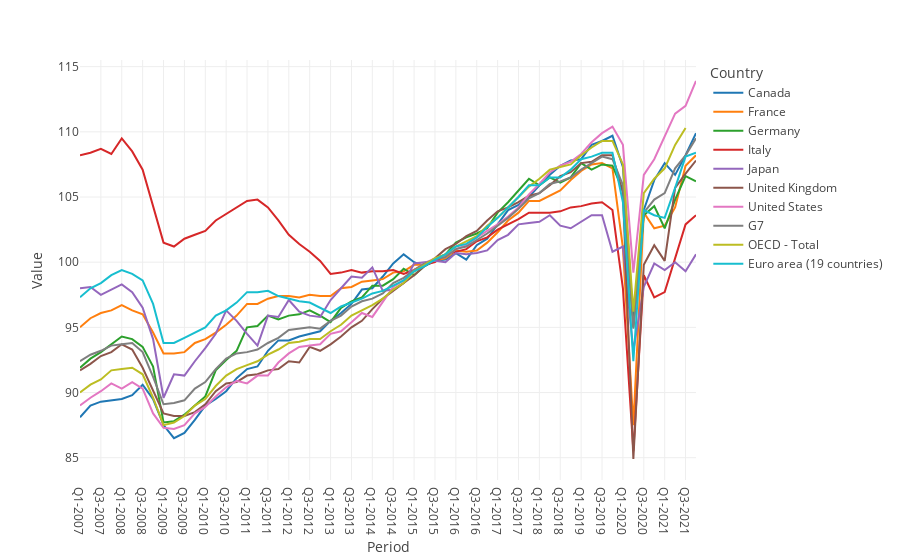

The code cell stored with this chart in its notebook:
### Code cell
fig = px.line(data, x='Period', y="Value", title='', color='Country', template='none')
fig.show()

### Figure 1 — Plotly figure (JSON) as saved in the notebook; plotly's stock layout.template omitted (floating-point values rounded to 4 significant figures)
{"data": [{"hovertemplate": "Country=Canada<br>Period=%{x}<br>Value=%{y}<extra></extra>", "legendgroup": "Canada", "line": {"color": "#1F77B4", "dash": "solid"}, "marker": {"symbol": "circle"}, "mode": "lines", "name": "Canada", "orientation": "v", "showlegend": true, "type": "scatter", "x": ["Q1-2007", "Q2-2007", "Q3-2007", "Q4-2007", "Q1-2008", "Q2-2008", "Q3-2008", "Q4-2008", "Q1-2009", "Q2-2009", "Q3-2009", "Q4-2009", "Q1-2010", "Q2-2010", "Q3-2010", "Q4-2010", "Q1-2011", "Q2-2011", "Q3-2011", "Q4-2011", "Q1-2012", "Q2-2012", "Q3-2012", "Q4-2012", "Q1-2013", "Q2-2013", "Q3-2013", "Q4-2013", "Q1-2014", "Q2-2014", "Q3-2014", "Q4-2014", "Q1-2015", "Q2-2015", "Q3-2015", "Q4-2015", "Q1-2016", "Q2-2016", "Q3-2016", "Q4-2016", "Q1-2017", "Q2-2017", "Q3-2017", "Q4-2017", "Q1-2018", "Q2-2018", "Q3-2018", "Q4-2018", "Q1-2019", "Q2-2019", "Q3-2019", "Q4-2019", "Q1-2020", "Q2-2020", "Q3-2020", "Q4-2020", "Q1-2021", "Q2-2021", "Q3-2021", "Q4-2021"], "xaxis": "x", "y": [88.1, 89, 89.3, 89.4, 89.5, 89.8, 90.6, 89.5, 87.5, 86.5, 86.9, 87.9, 89, 89.5, 90.1, 91.1, 91.8, 92, 93.2, 94, 94, 94.3, 94.5, 94.7, 95.5, 96.1, 96.8, 97.9, 98, 98.9, 99.9, 100.6, 100, 99.7, 100.1, 100.2, 100.7, 100.2, 101.3, 101.8, 102.9, 104, 104.4, 105, 105.9, 106.7, 107.4, 107.8, 107.9, 109, 109.3, 109.7, 107.3, 95.4, 104, 106.3, 107.6, 106.7, 108.2, 109.9], "yaxis": "y"}, {"hovertemplate": "Country=France<br>Period=%{x}<br>Value=%{y}<extra></extra>", "legendgroup": "France", "line": {"color": "#FF7F0E", "dash": "solid"}, "marker": {"symbol": "circle"}, "mode": "lines", "name": "France", "orientation": "v", "showlegend": true, "type": "scatter", "x": ["Q1-2007", "Q2-2007", "Q3-2007", "Q4-2007", "Q1-2008", "Q2-2008", "Q3-2008", "Q4-2008", "Q1-2009", "Q2-2009", "Q3-2009", "Q4-2009", "Q1-2010", "Q2-2010", "Q3-2010", "Q4-2010", "Q1-2011", "Q2-2011", "Q3-2011", "Q4-2011", "Q1-2012", "Q2-2012", "Q3-2012", "Q4-2012", "Q1-2013", "Q2-2013", "Q3-2013", "Q4-2013", "Q1-2014", "Q2-2014", "Q3-2014", "Q4-2014", "Q1-2015", "Q2-2015", "Q3-2015", "Q4-2015", "Q1-2016", "Q2-2016", "Q3-2016", "Q4-2016", "Q1-2017", "Q2-2017", "Q3-2017", "Q4-2017", "Q1-2018", "Q2-2018", "Q3-2018", "Q4-2018", "Q1-2019", "Q2-2019", "Q3-2019", "Q4-2019", "Q1-2020", "Q2-2020", "Q3-2020", "Q4-2020", "Q1-2021", "Q2-2021", "Q3-2021", "Q4-2021"], "xaxis": "x", "y": [95, 95.7, 96.1, 96.3, 96.7, 96.3, 96, 94.6, 93, 93, 93.1, 93.8, 94.1, 94.6, 95.2, 95.9, 96.8, 96.8, 97.2, 97.4, 97.4, 97.3, 97.5, 97.4, 97.4, 98, 98.1, 98.5, 98.6, 98.7, 99.2, 99.3, 99.8, 99.8, 100.1, 100.3, 100.9, 100.8, 100.9, 101.5, 102.3, 103.2, 103.8, 104.7, 104.7, 105.1, 105.5, 106.3, 107, 107.5, 107.6, 107.2, 101.1, 87.5, 103.8, 102.6, 102.8, 104.2, 107.4, 108.2], "yaxis": "y"}, {"hovertemplate": "Country=Germany<br>Period=%{x}<br>Value=%{y}<extra></extra>", "legendgroup": "Germany", "line": {"color": "#2CA02C", "dash": "solid"}, "marker": {"symbol": "circle"}, "mode": "lines", "name": "Germany", "orientation": "v", "showlegend": true, "type": "scatter", "x": ["Q1-2007", "Q2-2007", "Q3-2007", "Q4-2007", "Q1-2008", "Q2-2008", "Q3-2008", "Q4-2008", "Q1-2009", "Q2-2009", "Q3-2009", "Q4-2009", "Q1-2010", "Q2-2010", "Q3-2010", "Q4-2010", "Q1-2011", "Q2-2011", "Q3-2011", "Q4-2011", "Q1-2012", "Q2-2012", "Q3-2012", "Q4-2012", "Q1-2013", "Q2-2013", "Q3-2013", "Q4-2013", "Q1-2014", "Q2-2014", "Q3-2014", "Q4-2014", "Q1-2015", "Q2-2015", "Q3-2015", "Q4-2015", "Q1-2016", "Q2-2016", "Q3-2016", "Q4-2016", "Q1-2017", "Q2-2017", "Q3-2017", "Q4-2017", "Q1-2018", "Q2-2018", "Q3-2018", "Q4-2018", "Q1-2019", "Q2-2019", "Q3-2019", "Q4-2019", "Q1-2020", "Q2-2020", "Q3-2020", "Q4-2020", "Q1-2021", "Q2-2021", "Q3-2021", "Q4-2021"], "xaxis": "x", "y": [91.9, 92.6, 93.1, 93.7, 94.3, 94.1, 93.5, 92, 87.7, 87.8, 88.3, 89, 89.7, 91.7, 92.5, 93.2, 95, 95.1, 95.9, 95.6, 95.9, 96, 96.3, 95.9, 95.4, 96.5, 97, 97.3, 98.2, 98.2, 98.7, 99.5, 99, 99.7, 100.2, 100.6, 101.5, 101.9, 102.2, 102.6, 103.8, 104.6, 105.5, 106.4, 105.9, 106.5, 106.1, 106.5, 107.6, 107.1, 107.5, 107.4, 105.5, 95, 103.6, 104.3, 102.6, 104.8, 106.6, 106.2], "yaxis": "y"}, {"hovertemplate": "Country=Italy<br>Period=%{x}<br>Value=%{y}<extra></extra>", "legendgroup": "Italy", "line": {"color": "#D62728", "dash": "solid"}, "marker": {"symbol": "circle"}, "mode": "lines", "name": "Italy", "orientation": "v", "showlegend": true, "type": "scatter", "x": ["Q1-2007", "Q2-2007", "Q3-2007", "Q4-2007", "Q1-2008", "Q2-2008", "Q3-2008", "Q4-2008", "Q1-2009", "Q2-2009", "Q3-2009", "Q4-2009", "Q1-2010", "Q2-2010", "Q3-2010", "Q4-2010", "Q1-2011", "Q2-2011", "Q3-2011", "Q4-2011", "Q1-2012", "Q2-2012", "Q3-2012", "Q4-2012", "Q1-2013", "Q2-2013", "Q3-2013", "Q4-2013", "Q1-2014", "Q2-2014", "Q3-2014", "Q4-2014", "Q1-2015", "Q2-2015", "Q3-2015", "Q4-2015", "Q1-2016", "Q2-2016", "Q3-2016", "Q4-2016", "Q1-2017", "Q2-2017", "Q3-2017", "Q4-2017", "Q1-2018", "Q2-2018", "Q3-2018", "Q4-2018", "Q1-2019", "Q2-2019", "Q3-2019", "Q4-2019", "Q1-2020", "Q2-2020", "Q3-2020", "Q4-2020", "Q1-2021", "Q2-2021", "Q3-2021", "Q4-2021"], "xaxis": "x", "y": [108.2, 108.4, 108.7, 108.3, 109.5, 108.5, 107.1, 104.3, 101.5, 101.2, 101.8, 102.1, 102.4, 103.2, 103.7, 104.2, 104.7, 104.8, 104.2, 103.2, 102.1, 101.4, 100.8, 100.1, 99.1, 99.2, 99.4, 99.2, 99.3, 99.3, 99.4, 99.1, 99.4, 99.8, 100, 100.6, 100.8, 101, 101.6, 101.9, 102.5, 102.9, 103.3, 103.8, 103.8, 103.8, 103.9, 104.2, 104.3, 104.5, 104.6, 104, 98, 85.5, 99, 97.3, 97.7, 100.3, 102.9, 103.6], "yaxis": "y"}, {"hovertemplate": "Country=Japan<br>Period=%{x}<br>Value=%{y}<extra></extra>", "legendgroup": "Japan", "line": {"color": "#9467BD", "dash": "solid"}, "marker": {"symbol": "circle"}, "mode": "lines", "name": "Japan", "orientation": "v", "showlegend": true, "type": "scatter", "x": ["Q1-2007", "Q2-2007", "Q3-2007", "Q4-2007", "Q1-2008", "Q2-2008", "Q3-2008", "Q4-2008", "Q1-2009", "Q2-2009", "Q3-2009", "Q4-2009", "Q1-2010", "Q2-2010", "Q3-2010", "Q4-2010", "Q1-2011", "Q2-2011", "Q3-2011", "Q4-2011", "Q1-2012", "Q2-2012", "Q3-2012", "Q4-2012", "Q1-2013", "Q2-2013", "Q3-2013", "Q4-2013", "Q1-2014", "Q2-2014", "Q3-2014", "Q4-2014", "Q1-2015", "Q2-2015", "Q3-2015", "Q4-2015", "Q1-2016", "Q2-2016", "Q3-2016", "Q4-2016", "Q1-2017", "Q2-2017", "Q3-2017", "Q4-2017", "Q1-2018", "Q2-2018", "Q3-2018", "Q4-2018", "Q1-2019", "Q2-2019", "Q3-2019", "Q4-2019", "Q1-2020", "Q2-2020", "Q3-2020", "Q4-2020", "Q1-2021", "Q2-2021", "Q3-2021", "Q4-2021"], "xaxis": "x", "y": [98, 98.1, 97.5, 97.9, 98.3, 97.7, 96.5, 94.1, 89.6, 91.4, 91.3, 92.4, 93.4, 94.5, 96.3, 95.5, 94.5, 93.6, 95.9, 95.8, 97.1, 96.2, 95.9, 95.8, 97.1, 98, 98.9, 98.8, 99.6, 97.8, 97.9, 98.4, 99.9, 100, 100.1, 100, 100.7, 100.6, 100.7, 100.9, 101.7, 102.1, 102.9, 103, 103.1, 103.6, 102.8, 102.6, 103.1, 103.6, 103.6, 100.8, 101.2, 93.2, 98.1, 99.9, 99.4, 100, 99.3, 100.6], "yaxis": "y"}, {"hovertemplate": "Country=United Kingdom<br>Period=%{x}<br>Value=%{y}<extra></extra>", "legendgroup": "United Kingdom", "line": {"color": "#8C564B", "dash": "solid"}, "marker": {"symbol": "circle"}, "mode": "lines", "name": "United Kingdom", "orientation": "v", "showlegend": true, "type": "scatter", "x": ["Q1-2007", "Q2-2007", "Q3-2007", "Q4-2007", "Q1-2008", "Q2-2008", "Q3-2008", "Q4-2008", "Q1-2009", "Q2-2009", "Q3-2009", "Q4-2009", "Q1-2010", "Q2-2010", "Q3-2010", "Q4-2010", "Q1-2011", "Q2-2011", "Q3-2011", "Q4-2011", "Q1-2012", "Q2-2012", "Q3-2012", "Q4-2012", "Q1-2013", "Q2-2013", "Q3-2013", "Q4-2013", "Q1-2014", "Q2-2014", "Q3-2014", "Q4-2014", "Q1-2015", "Q2-2015", "Q3-2015", "Q4-2015", "Q1-2016", "Q2-2016", "Q3-2016", "Q4-2016", "Q1-2017", "Q2-2017", "Q3-2017", "Q4-2017", "Q1-2018", "Q2-2018", "Q3-2018", "Q4-2018", "Q1-2019", "Q2-2019", "Q3-2019", "Q4-2019", "Q1-2020", "Q2-2020", "Q3-2020", "Q4-2020", "Q1-2021", "Q2-2021", "Q3-2021", "Q4-2021"], "xaxis": "x", "y": [91.7, 92.2, 92.8, 93.1, 93.7, 93.3, 91.9, 90.1, 88.4, 88.2, 88.2, 88.5, 89.1, 90.1, 90.7, 90.8, 91.3, 91.4, 91.7, 91.8, 92.4, 92.3, 93.5, 93.2, 93.7, 94.3, 95, 95.5, 96.4, 97.2, 97.8, 98.4, 99, 99.7, 100.3, 101, 101.4, 102, 102.4, 103.2, 103.9, 104.2, 104.6, 105.1, 105.3, 105.9, 106.6, 106.9, 107.6, 107.7, 108.2, 108.2, 105.3, 84.9, 99.8, 101.3, 100.1, 105.7, 106.8, 107.8], "yaxis": "y"}, {"hovertemplate": "Country=United States<br>Period=%{x}<br>Value=%{y}<extra></extra>", "legendgroup": "United States", "line": {"color": "#E377C2", "dash": "solid"}, "marker": {"symbol": "circle"}, "mode": "lines", "name": "United States", "orientation": "v", "showlegend": true, "type": "scatter", "x": ["Q1-2007", "Q2-2007", "Q3-2007", "Q4-2007", "Q1-2008", "Q2-2008", "Q3-2008", "Q4-2008", "Q1-2009", "Q2-2009", "Q3-2009", "Q4-2009", "Q1-2010", "Q2-2010", "Q3-2010", "Q4-2010", "Q1-2011", "Q2-2011", "Q3-2011", "Q4-2011", "Q1-2012", "Q2-2012", "Q3-2012", "Q4-2012", "Q1-2013", "Q2-2013", "Q3-2013", "Q4-2013", "Q1-2014", "Q2-2014", "Q3-2014", "Q4-2014", "Q1-2015", "Q2-2015", "Q3-2015", "Q4-2015", "Q1-2016", "Q2-2016", "Q3-2016", "Q4-2016", "Q1-2017", "Q2-2017", "Q3-2017", "Q4-2017", "Q1-2018", "Q2-2018", "Q3-2018", "Q4-2018", "Q1-2019", "Q2-2019", "Q3-2019", "Q4-2019", "Q1-2020", "Q2-2020", "Q3-2020", "Q4-2020", "Q1-2021", "Q2-2021", "Q3-2021", "Q4-2021"], "xaxis": "x", "y": [89, 89.6, 90.1, 90.7, 90.3, 90.8, 90.3, 88.4, 87.3, 87.2, 87.5, 88.4, 88.9, 89.7, 90.4, 90.9, 90.7, 91.3, 91.3, 92.3, 93, 93.5, 93.6, 93.7, 94.5, 94.7, 95.4, 96.1, 95.8, 97, 98.1, 98.6, 99.4, 99.9, 100.3, 100.4, 101, 101.3, 101.9, 102.4, 102.9, 103.5, 104.2, 105.2, 106, 106.9, 107.4, 107.7, 108.3, 109.2, 109.9, 110.4, 109, 99.2, 106.7, 107.9, 109.6, 111.4, 112, 113.9], "yaxis": "y"}, {"hovertemplate": "Country=G7<br>Period=%{x}<br>Value=%{y}<extra></extra>", "legendgroup": "G7", "line": {"color": "#7F7F7F", "dash": "solid"}, "marker": {"symbol": "circle"}, "mode": "lines", "name": "G7", "orientation": "v", "showlegend": true, "type": "scatter", "x": ["Q1-2007", "Q2-2007", "Q3-2007", "Q4-2007", "Q1-2008", "Q2-2008", "Q3-2008", "Q4-2008", "Q1-2009", "Q2-2009", "Q3-2009", "Q4-2009", "Q1-2010", "Q2-2010", "Q3-2010", "Q4-2010", "Q1-2011", "Q2-2011", "Q3-2011", "Q4-2011", "Q1-2012", "Q2-2012", "Q3-2012", "Q4-2012", "Q1-2013", "Q2-2013", "Q3-2013", "Q4-2013", "Q1-2014", "Q2-2014", "Q3-2014", "Q4-2014", "Q1-2015", "Q2-2015", "Q3-2015", "Q4-2015", "Q1-2016", "Q2-2016", "Q3-2016", "Q4-2016", "Q1-2017", "Q2-2017", "Q3-2017", "Q4-2017", "Q1-2018", "Q2-2018", "Q3-2018", "Q4-2018", "Q1-2019", "Q2-2019", "Q3-2019", "Q4-2019", "Q1-2020", "Q2-2020", "Q3-2020", "Q4-2020", "Q1-2021", "Q2-2021", "Q3-2021", "Q4-2021"], "xaxis": "x", "y": [92.4, 92.9, 93.2, 93.6, 93.7, 93.8, 93.1, 91.2, 89.1, 89.2, 89.4, 90.3, 90.8, 91.8, 92.6, 93, 93.1, 93.3, 93.8, 94.2, 94.8, 94.9, 95, 94.9, 95.5, 95.9, 96.6, 97, 97.2, 97.6, 98.4, 98.8, 99.4, 99.9, 100.2, 100.4, 101, 101.2, 101.7, 102.2, 102.8, 103.4, 104.1, 104.9, 105.3, 106, 106.2, 106.5, 107.1, 107.6, 108.1, 107.9, 105.9, 94.9, 103.8, 104.8, 105.3, 107.2, 108.2, 109.5], "yaxis": "y"}, {"hovertemplate": "Country=OECD - Total<br>Period=%{x}<br>Value=%{y}<extra></extra>", "legendgroup": "OECD - Total", "line": {"color": "#BCBD22", "dash": "solid"}, "marker": {"symbol": "circle"}, "mode": "lines", "name": "OECD - Total", "orientation": "v", "showlegend": true, "type": "scatter", "x": ["Q1-2007", "Q2-2007", "Q3-2007", "Q4-2007", "Q1-2008", "Q2-2008", "Q3-2008", "Q4-2008", "Q1-2009", "Q2-2009", "Q3-2009", "Q4-2009", "Q1-2010", "Q2-2010", "Q3-2010", "Q4-2010", "Q1-2011", "Q2-2011", "Q3-2011", "Q4-2011", "Q1-2012", "Q2-2012", "Q3-2012", "Q4-2012", "Q1-2013", "Q2-2013", "Q3-2013", "Q4-2013", "Q1-2014", "Q2-2014", "Q3-2014", "Q4-2014", "Q1-2015", "Q2-2015", "Q3-2015", "Q4-2015", "Q1-2016", "Q2-2016", "Q3-2016", "Q4-2016", "Q1-2017", "Q2-2017", "Q3-2017", "Q4-2017", "Q1-2018", "Q2-2018", "Q3-2018", "Q4-2018", "Q1-2019", "Q2-2019", "Q3-2019", "Q4-2019", "Q1-2020", "Q2-2020", "Q3-2020", "Q4-2020", "Q1-2021", "Q2-2021", "Q3-2021"], "xaxis": "x", "y": [90, 90.6, 91, 91.7, 91.8, 91.9, 91.4, 89.6, 87.5, 87.7, 88.2, 89, 89.5, 90.5, 91.3, 91.8, 92.1, 92.4, 92.9, 93.3, 93.8, 93.9, 94.1, 94.1, 94.7, 95.2, 95.9, 96.3, 96.7, 97.2, 97.9, 98.4, 99.3, 99.8, 100.3, 100.6, 101.2, 101.6, 102, 102.8, 103.4, 104.2, 105, 105.8, 106.4, 107.1, 107.3, 107.5, 108.2, 108.8, 109.3, 109.3, 107.5, 96.2, 105.3, 106.4, 107.2, 109, 110.3], "yaxis": "y"}, {"hovertemplate": "Country=Euro area (19 countries)<br>Period=%{x}<br>Value=%{y}<extra></extra>", "legendgroup": "Euro area (19 countries)", "line": {"color": "#17BECF", "dash": "solid"}, "marker": {"symbol": "circle"}, "mode": "lines", "name": "Euro area (19 countries)", "orientation": "v", "showlegend": true, "type": "scatter", "x": ["Q1-2007", "Q2-2007", "Q3-2007", "Q4-2007", "Q1-2008", "Q2-2008", "Q3-2008", "Q4-2008", "Q1-2009", "Q2-2009", "Q3-2009", "Q4-2009", "Q1-2010", "Q2-2010", "Q3-2010", "Q4-2010", "Q1-2011", "Q2-2011", "Q3-2011", "Q4-2011", "Q1-2012", "Q2-2012", "Q3-2012", "Q4-2012", "Q1-2013", "Q2-2013", "Q3-2013", "Q4-2013", "Q1-2014", "Q2-2014", "Q3-2014", "Q4-2014", "Q1-2015", "Q2-2015", "Q3-2015", "Q4-2015", "Q1-2016", "Q2-2016", "Q3-2016", "Q4-2016", "Q1-2017", "Q2-2017", "Q3-2017", "Q4-2017", "Q1-2018", "Q2-2018", "Q3-2018", "Q4-2018", "Q1-2019", "Q2-2019", "Q3-2019", "Q4-2019", "Q1-2020", "Q2-2020", "Q3-2020", "Q4-2020", "Q1-2021", "Q2-2021", "Q3-2021", "Q4-2021"], "xaxis": "x", "y": [97.3, 98, 98.4, 99, 99.4, 99.1, 98.6, 96.8, 93.8, 93.8, 94.2, 94.6, 95, 95.9, 96.3, 96.9, 97.7, 97.7, 97.8, 97.4, 97.2, 97, 96.9, 96.5, 96.1, 96.6, 96.9, 97.2, 97.6, 97.8, 98.2, 98.6, 99.3, 99.7, 100.2, 100.6, 101.2, 101.4, 101.9, 102.7, 103.4, 104.2, 105, 105.9, 105.9, 106.5, 106.5, 107.1, 107.9, 108.1, 108.4, 108.4, 104.6, 92.4, 104, 103.6, 103.4, 105.7, 108.1, 108.4], "yaxis": "y"}], "layout": {"legend": {"title": {"text": "Country"}, "tracegroupgap": 0}, "margin": {"t": 60}, "xaxis": {"anchor": "y", "domain": [0, 1], "title": {"text": "Period"}}, "yaxis": {"anchor": "x", "domain": [0, 1], "title": {"text": "Value"}}}}
